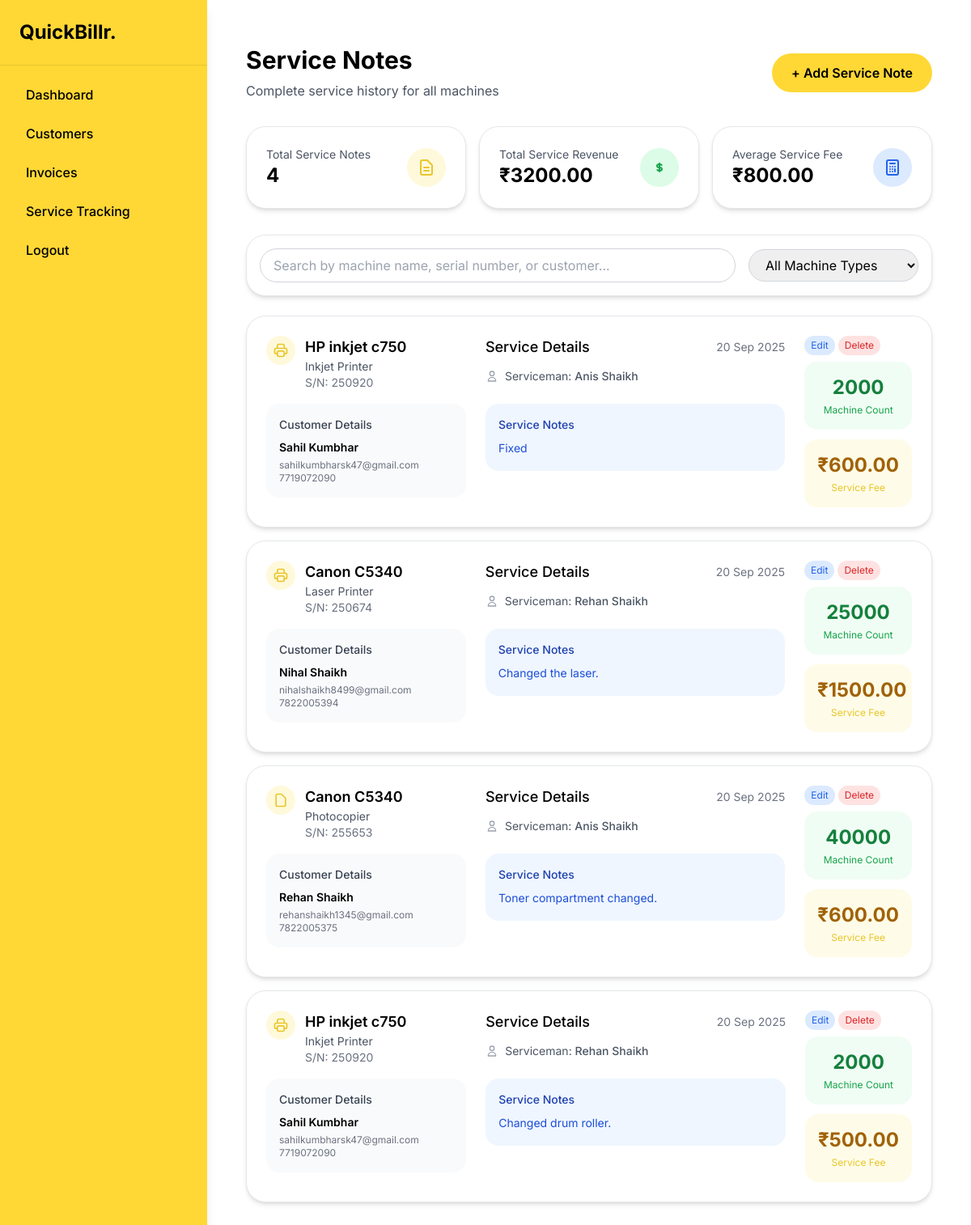
The page /service-notes/ on the database its author committed.
### billapp/models.py (models this page shows, shortened)
class ServiceNote(models.Model):
    machine = models.ForeignKey(
        'Machines',
        on_delete=models.CASCADE,
        related_name='service_notes'
    )
    date_of_service = models.DateField()
    note = models.TextField()
    serviceman_name = models.CharField(max_length=255, blank=True)
    fee_charged = models.DecimalField(max_digits=10, decimal_places=2, default=0)
    copy_counter_at_service = models.PositiveIntegerField(default=0)
    created_at = models.DateTimeField(auto_now_add=True)
    class Meta:
        ordering = ['-created_at']

class Machines(models.Model):
    MACHINE_TYPES = [
        ("PHOTOCOPIER", "Photocopier"),
        ("PRINTER_LASER", "Laser Printer"),
        ("PRINTER_INKJET", "Inkjet Printer"),
        ("MFD", "Multifunction Device"),
        ("SCANNER", "Scanner"),
        ("FAX", "Fax Machine"),
    ]
    machine_name = models.CharField(max_length=255)
    machine_type = models.CharField(max_length=50, choices=MACHINE_TYPES)
    serial_number = models.CharField(max_length=255, unique=True)
    purchase_date = models.DateField()
    warranty_expiry = models.DateField()
    customer = models.ForeignKey(Customer, on_delete=models.CASCADE)
    copy_counter = models.PositiveIntegerField(default=0)

class Customer(models.Model):
    name = models.CharField(max_length=255)
    email = models.EmailField()
    phone = models.CharField(max_length=15)
    address = models.TextField()
    gst_number = models.CharField(max_length=15)

### billapp/views.py (the view)
# urls.py: path('service-notes/', views.service_notes_view, name='service_notes'),
def service_notes_view(request):
    service_notes = ServiceNote.objects.select_related(
        'machine',
        'machine__customer'
    ).order_by('-created_at')
    stats = service_notes.aggregate(
        total_notes=Count('id'),
        total_revenue=Sum('fee_charged'),
        average_fee=Avg('fee_charged')
    )
    context = {
        'service_notes': service_notes,
        'total_service_notes': stats['total_notes'] or 0,
        'total_service_revenue': stats['total_revenue'] or 0,
        'average_service_fee': stats['average_fee'] or 0,
    }
    return render(request, 'service_tracking/service_notes.html', context)

### billapp/templates/service_tracking/service_notes.html (shortened to what this page needs)
{% extends "base.html" %}
{% load static %}
{% block content %}
<div class="bg-white text-black min-h-screen">
  <div class="max-w-7xl mx-auto px-4 py-6">
<div class="mb-8 flex items-center justify-between">
  <div>
    <h1 class="text-3xl font-bold text-black mb-2">Service Notes</h1>
    <p class="text-gray-600">Complete service history for all machines</p>
  </div>
  <a href="{% url 'select_machine_for_note' %}"
     class="bg-yellow-500 hover:bg-yellow-600 text-black font-semibold px-6 py-3 rounded-full transition duration-200">
    + Add Service Note
  </a>
</div>
    <div class="grid grid-cols-1 md:grid-cols-3 gap-4 mb-8">
      <div class="bg-white border border-gray-200 shadow-md p-6 rounded-[24px]">
        <div class="flex items-center justify-between">
          <div>
            <p class="text-sm text-gray-600">Total Service Notes</p>
            <p class="text-2xl font-bold text-black">{{ total_service_notes }}</p>
          </div>
          <div class="bg-yellow-100 p-3 rounded-full">
            <svg class="w-6 h-6 text-yellow-600" fill="none" stroke="currentColor" viewBox="0 0 24 24">
              <path stroke-linecap="round" stroke-linejoin="round" stroke-width="2" d="M9 12h6m-6 4h6m2 5H7a2 2 0 01-2-2V5a2 2 0 012-2h5.586a1 1 0 01.707.293l5.414 5.414a1 1 0 01.293.707V19a2 2 0 01-2 2z"></path>
            </svg>
          </div>
        </div>
      </div>
      <div class="bg-white border border-gray-200 shadow-md p-6 rounded-[24px]">
        <div class="flex items-center justify-between">
          <div>
            <p class="text-sm text-gray-600">Total Service Revenue</p>
            <p class="text-2xl font-bold text-black">₹{{ total_service_revenue|floatformat:2 }}</p>
          </div>
          <div class="bg-green-100 p-3 rounded-full">
            <svg class="w-6 h-6 text-green-600" fill="none" stroke="currentColor" viewBox="0 0 24 24">
              <path stroke-linecap="round" stroke-linejoin="round" stroke-width="2" d="M12 8c-1.657 0-3 .895-3 2s1.343 2 3 2 3 .895 3 2-1.343 2-3 2m0-8c1.11 0 2.08.402 2.599 1M12 8V7m0 1v8m0 0v1m0-1c-1.11 0-2.08-.402-2.599-1"></path>
            </svg>
          </div>
        </div>
      </div>
      <div class="bg-white border border-gray-200 shadow-md p-6 rounded-[24px]">
        <div class="flex items-center justify-between">
          <div>
            <p class="text-sm text-gray-600">Average Service Fee</p>
            <p class="text-2xl font-bold text-black">₹{{ average_service_fee|floatformat:2 }}</p>
          </div>
          <div class="bg-blue-100 p-3 rounded-full">
          </div>
        </div>
      </div>
    </div>
    <div class="bg-white border border-gray-200 shadow-md p-4 rounded-[24px] mb-6">
      <div class="flex flex-col sm:flex-row gap-4 items-center">
        <div class="flex-1 w-full sm:w-auto">
          <input type="text" id="searchInput" placeholder="Search by machine name, serial number, or customer..."
                 class="w-full px-4 py-2 border border-gray-300 rounded-full focus:outline-none focus:ring-2 focus:ring-yellow-500">
        </div>
        <div class="flex flex-col sm:flex-row gap-2 w-full sm:w-auto">
          <select id="machineTypeFilter" class="px-4 py-2 border border-gray-300 rounded-full focus:outline-none focus:ring-2 focus:ring-yellow-500">
            <option value="">All Machine Types</option>
          </select>
        </div>
      </div>
    </div>
    <div class="space-y-4" id="serviceNotesContainer">
      {% for service_note in service_notes %}
      <div class="service-note-card bg-white border border-gray-200 shadow-md rounded-[24px] p-6 hover:shadow-lg transition-shadow duration-200"
           data-machine-type="{{ service_note.machine.machine_type }}"
           data-machine-name="{{ service_note.machine.machine_name|lower }}"
           data-serial-number="{{ service_note.machine.serial_number|lower }}"
           data-customer-name="{{ service_note.machine.customer.name|lower }}"
           data-date="{{ service_note.date_of_service|date:'Y-m-d' }}"
           data-fee="{{ service_note.fee_charged }}">
        <div class="flex flex-col lg:flex-row lg:items-start gap-6">
          <div class="lg:w-1/3">
            <div class="flex items-start gap-3 mb-4">
              <div class="bg-yellow-100 p-2 rounded-full flex-shrink-0">
                {% if service_note.machine.machine_type == 'PHOTOCOPIER' %}
                  <svg class="w-5 h-5 text-yellow-600" fill="none" stroke="currentColor" viewBox="0 0 24 24">
                    <path stroke-linecap="round" stroke-linejoin="round" stroke-width="2" d="M7 21h10a2 2 0 002-2V9.414a1 1 0 00-.293-.707l-5.414-5.414A1 1 0 0012.586 3H7a2 2 0 00-2 2v14a2 2 0 002 2z"></path>
                  </svg>
                {% elif service_note.machine.machine_type == 'PRINTER_LASER' or service_note.machine.machine_type == 'PRINTER_INKJET' %}
                  <svg class="w-5 h-5 text-yellow-600" fill="none" stroke="currentColor" viewBox="0 0 24 24">
                    <path stroke-linecap="round" stroke-linejoin="round" stroke-width="2" d="M17 17h2a2 2 0 002-2v-4a2 2 0 00-2-2H5a2 2 0 00-2 2v4a2 2 0 002 2h2m2 4h6a2 2 0 002-2v-4a2 2 0 00-2-2H9a2 2 0 00-2 2v4a2 2 0 002 2zm8-12V5a2 2 0 00-2-2H9a2 2 0 00-2 2v4h10z"></path>
                  </svg>
                {% else %}
                  <svg class="w-5 h-5 text-yellow-600" fill="none" stroke="currentColor" viewBox="0 0 24 24">
                    <path stroke-linecap="round" stroke-linejoin="round" stroke-width="2" d="M9.75 17L9 20l-1 1h8l-1-1-.75-3M3 13h18M5 17h14a2 2 0 002-2V5a2 2 0 00-2-2H5a2 2 0 00-2 2v10a2 2 0 002 2z"></path>
                  </svg>
                {% endif %}
              </div>
              <div class="flex-1 min-w-0">
                <h3 class="text-lg font-semibold text-black truncate">{{ service_note.machine.machine_name }}</h3>
                <p class="text-sm text-gray-600">{{ service_note.machine.get_machine_type_display }}</p>
                <p class="text-sm text-gray-500">S/N: {{ service_note.machine.serial_number }}</p>
              </div>
            </div>
            <div class="bg-gray-50 rounded-[16px] p-4">
              <h4 class="text-sm font-medium text-gray-700 mb-2">Customer Details</h4>
              <p class="text-sm font-semibold text-black">{{ service_note.machine.customer.name }}</p>
              <p class="text-xs text-gray-500 mt-1">{{ service_note.machine.customer.email }}</p>
              <p class="text-xs text-gray-500">{{ service_note.machine.customer.phone }}</p>
            </div>
          </div>
          <div class="lg:w-1/2">
            <div class="mb-4">
              <div class="flex flex-col sm:flex-row sm:items-center sm:justify-between mb-3">
                <h4 class="text-lg font-medium text-black">Service Details</h4>
                <span class="text-sm text-gray-500 mt-1 sm:mt-0">{{ service_note.date_of_service|date:"d M Y" }}</span>
              </div>
              {% if service_note.serviceman_name %}
              <div class="flex items-center gap-2 mb-3">
                <svg class="w-4 h-4 text-gray-400" fill="none" stroke="currentColor" viewBox="0 0 24 24">
                  <path stroke-linecap="round" stroke-linejoin="round" stroke-width="2" d="M16 7a4 4 0 11-8 0 4 4 0 018 0zM12 14a7 7 0 00-7 7h14a7 7 0 00-7-7z"></path>
                </svg>
                <span class="text-sm text-gray-600">Serviceman: <span class="font-medium">{{ service_note.serviceman_name }}</span></span>
              </div>
              {% endif %}
              <div class="bg-blue-50 rounded-[16px] p-4 mt-6">
                <h5 class="text-sm font-medium text-blue-800 mb-2">Service Notes</h5>
                <p class="text-sm text-blue-700 leading-relaxed">{{ service_note.note }}</p>
              </div>
            </div>
          </div>
          <div class="lg:w-1/6">
            <div class="flex gap-1">
                <a href="{% url 'update_service_note' service_note.pk %}" class="bg-blue-100 text-blue-600 hover:bg-blue-200 px-2 py-1 rounded-[16px] text-xs mb-2">
                  Edit
                </a>
                <a href="{% url 'delete_service_note' service_note.pk %}" class="bg-red-100 text-red-600 hover:bg-red-200 px-2 py-1 rounded-[16px] text-xs mb-2">
                  Delete
                </a>
              </div>
            <div class="flex flex-row lg:flex-col gap-4 lg:gap-3">
              <div class="flex-1 lg:flex-none bg-green-50 rounded-[16px] p-4 text-center">
                <div class="text-2xl font-bold text-green-700">{{ service_note.copy_counter_at_service|floatformat:0 }}</div>
                <div class="text-xs text-green-600 mt-1">Machine Count</div>
              </div>
              <div class="flex-1 lg:flex-none bg-yellow-50 rounded-[16px] p-4 text-center">
                <div class="text-2xl font-bold text-yellow-700">₹{{ service_note.fee_charged|floatformat:2 }}</div>
                <div class="text-xs text-yellow-600 mt-1">Service Fee</div>
              </div>
            </div>
          </div>
        </div>
      </div>
      {% endfor %}
    </div>
  </div>
</div>
{% endblock %}

### rows shown on the page
ServiceNote: machine.machine_name "HP inkjet c750", machine.machine_type "Inkjet Printer", machine.serial_number "250920", machine.customer.name "Sahil Kumbhar", machine.customer.email "sahilkumbharsk47@gmail.com", machine.customer.phone "7719072090", date_of_service "20 Sep 2025", serviceman_name "Anis Shaikh", note "Fixed", copy_counter_at_service "2000", fee_charged "600.00"
ServiceNote: machine.machine_name "Canon C5340", machine.machine_type "Laser Printer", machine.serial_number "250674", machine.customer.name "Nihal Shaikh", machine.customer.email "nihalshaikh8499@gmail.com", machine.customer.phone "7822005394", date_of_service "20 Sep 2025", serviceman_name "Rehan Shaikh", note "Changed the laser.", copy_counter_at_service "25000", fee_charged "1500.00"
ServiceNote: machine.machine_name "Canon C5340", machine.machine_type "Photocopier", machine.serial_number "255653", machine.customer.name "Rehan Shaikh", machine.customer.email "rehanshaikh1345@gmail.com", machine.customer.phone "7822005375", date_of_service "20 Sep 2025", serviceman_name "Anis Shaikh", note "Toner compartment changed.", copy_counter_at_service "40000", fee_charged "600.00"
ServiceNote: machine.machine_name "HP inkjet c750", machine.machine_type "Inkjet Printer", machine.serial_number "250920", machine.customer.name "Sahil Kumbhar", machine.customer.email "sahilkumbharsk47@gmail.com", machine.customer.phone "7719072090", date_of_service "20 Sep 2025", serviceman_name "Rehan Shaikh", note "Changed drum roller.", copy_counter_at_service "2000", fee_charged "500.00"

### other values the page prints
{{ total_service_notes }} "4"
{{ total_service_revenue|floatformat:2 }} "3200.00"
{{ average_service_fee|floatformat:2 }} "800.00"
